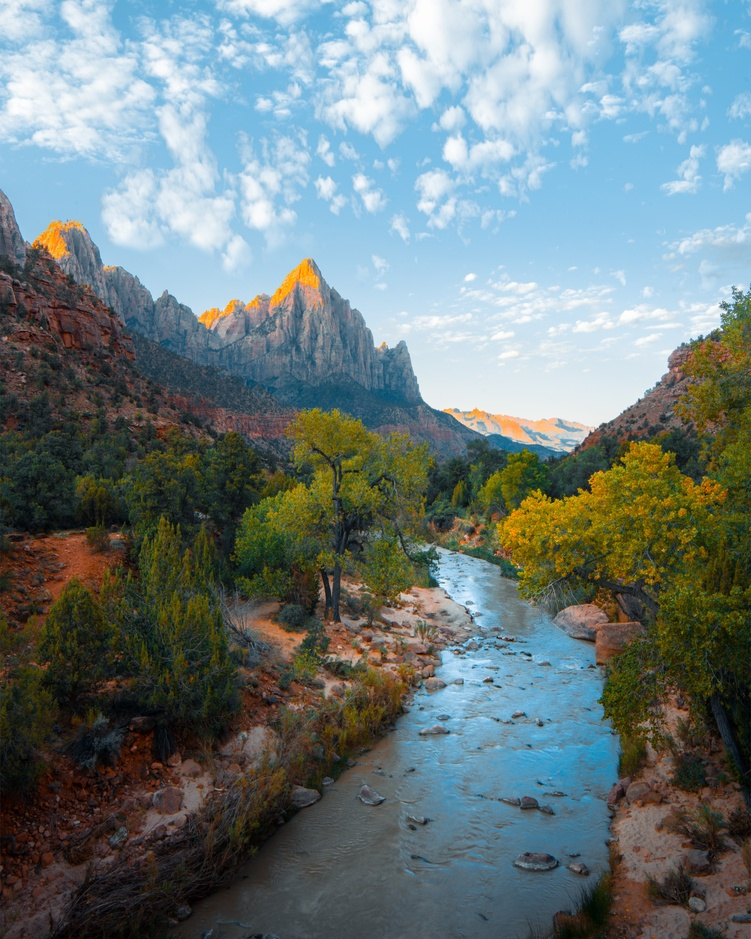
#> input picture images/michael.jpg, 751 x 939 px, shrunk from 4664 x 5830 before the run
$ jupyter execute Image_Clustering.ipynb
#> lines starting #> are read from the running program, lines starting #| are printed output that depends on the picture
# K_means:

 **K-means Clustering:**

 K-means is a popular unsupervised machine learning algorithm used for clustering and grouping data points into distinct clusters. The algorithm aims to partition a dataset into K clusters, where each data point belongs to the cluster with the nearest mean (centroid). It iteratively refines the cluster assignments and centroids until convergence.

**K-means Clustering for Image Segmentation:**

K-means clustering can also be applied to segment images into distinct regions based on color similarity. In this context, each pixel's color values are treated as feature vectors, and the K-means algorithm groups pixels with similar colors into clusters. This approach can effectively segment an image into regions that share similar color characteristics.

The steps for applying K-means clustering to image segmentation are as follows:
1. ***Load the image***
2. ***Convert the image into an array of pixel values.***
3. ***Choose a number 'k' of cluster centers, in this case, 'k' equals 6.***
4. ***Apply the K-means algorithm to the pixel data using the 'k' cluster centers.***
5. ***Repeat steps 3-4 until the cluster centers no longer significantly change or a maximum number of iterations is reached.***
6. ***Assign each pixel to its closest group based on the distance between the pixel and the cluster centers.***
7. ***Visualize the results by coloring each group with a different color.***

**Importing the basic librarires**

[cell 1]
import numpy as np
import matplotlib.pyplot as plt
from sklearn.cluster import KMeans
from PIL import Image

**Load the image**

[cell 2]
image = np.array(Image.open("images/michael.jpg"))
#> image is the input picture: shape (939, 751, 3); mean R, G, B 108.7, 123.1, 123.9

**Display the image**

[cell 3]
plt.imshow(image)
plt.show()

**Convert the image into a pixel array**

[cell 4]
pixel_valus = image.reshape(-1,3)

**Apply K-means with 6 cluster centers**

[cell 5]
kmeans = KMeans(n_clusters=6 ,random_state=0)
kmeans.fit(pixel_valus)

**Assign each pixel to its nearest group**

[cell 6]
segmented_image = kmeans.cluster_centers_[kmeans.labels_]

**Restore the image to its original form**

[cell 7]
segmented_image = segmented_image.reshape(image.shape)

**Display the results**

[cell 8]
fig,ax = plt.subplots(1 ,2 )
ax[0].imshow(image.astype('uint8'))
ax[0].set_title('Image Original')
ax[1].imshow(segmented_image.astype('uint8'))
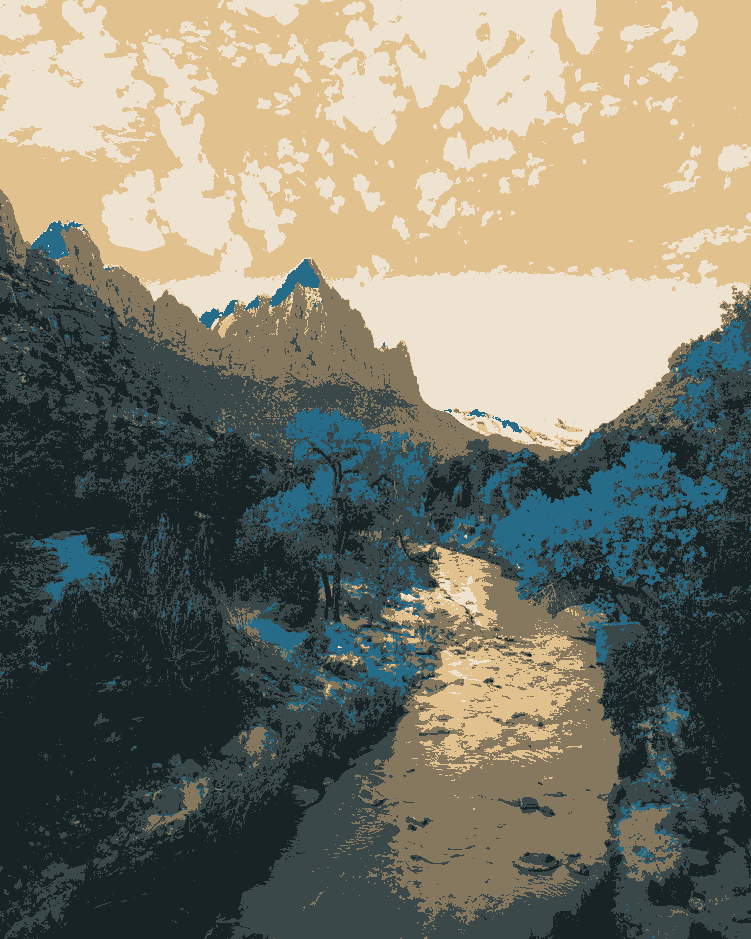
#> segmented_image: shape (939, 751, 3) float64; mean of channels 0, 1, 2 108.7, 123.2, 123.9; drawn as B, G, R
ax[1].set_title('Image Segmented')
plt.show()
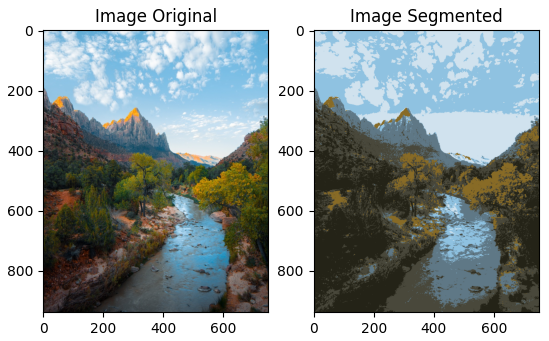
#> figure drawn by matplotlib, 2 panels

# CHA (Classification Hiérarchique Ascendante):

**Hierarchical Agglomerative Clustering (HAC)**

 is an unsupervised machine learning algorithm used for grouping data points into hierarchical structures. It builds a tree-like structure of clusters, where each node represents a cluster of data points. HAC starts with each data point as its own cluster and iteratively merges clusters together based on similarity, creating a hierarchy of clusters.

**Importing the basic librarires**

[cell 9]
import numpy as np
import cv2
from scipy.spatial.distance import pdist,squareform
from scipy.cluster.hierarchy import linkage,fcluster
import matplotlib.pyplot as plt

**Load the image and convert it to grayscale**

[cell 10]
image = cv2.imread("images/nature.jpg")
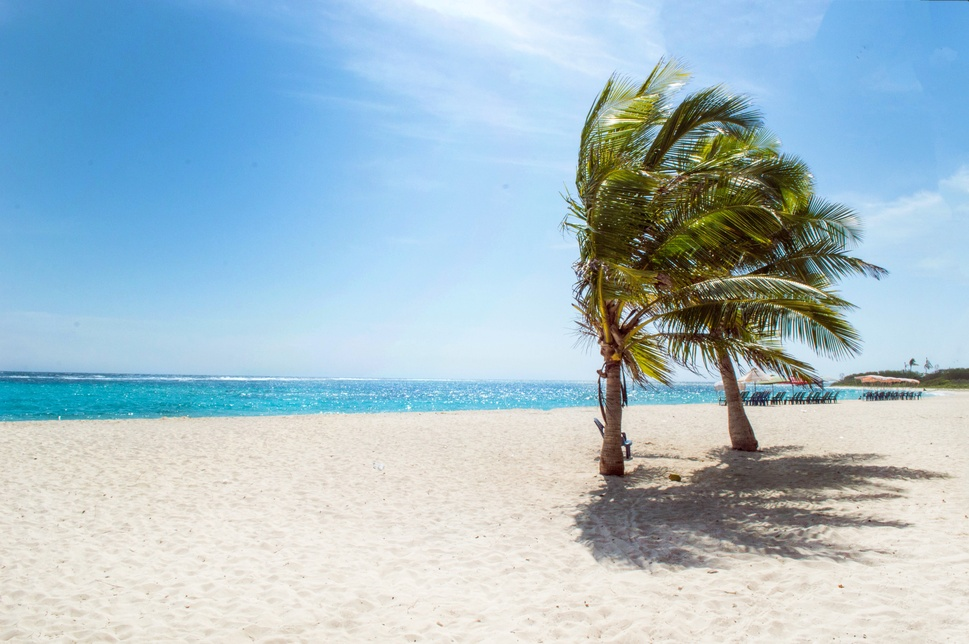
#> input picture images/nature.jpg, 969 x 644 px, shrunk from 6016 x 4000 before the run
#> image is the input picture: shape (644, 969, 3); mean B, G, R 201.6, 189.8, 165.5
gray = cv2.cvtColor(image , cv2.COLOR_BGR2GRAY)
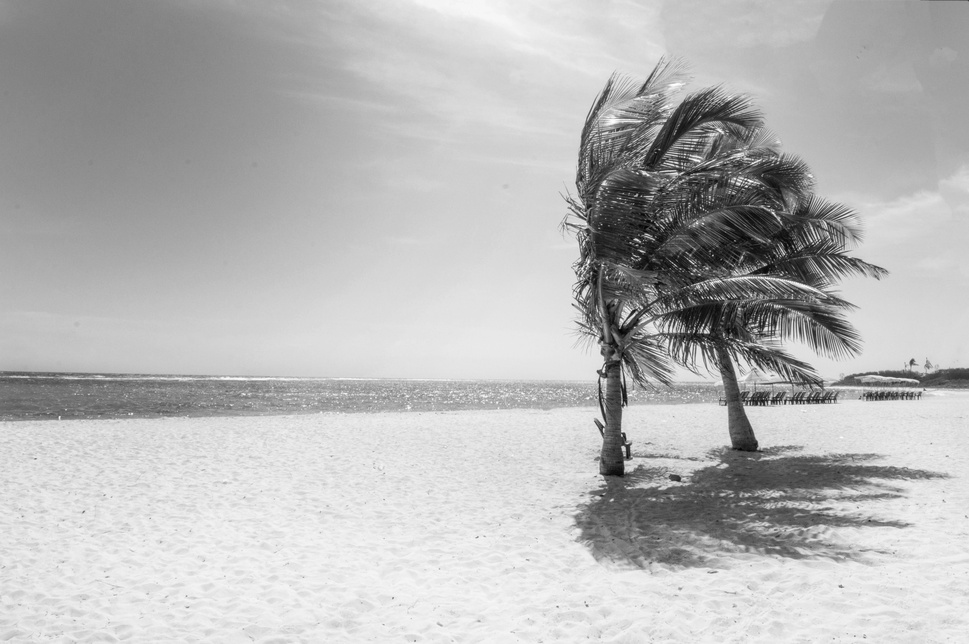
#> gray: shape (644, 969); min 3, max 255, mean 183.9

**Display the image**

[cell 11]
plt.imshow(image)
plt.axis('off')
plt.show()

**Apply the CHA algorithm to find 6 regions**

[cell 12]
from skimage import io,segmentation ,color
from skimage import segmentation

labels = segmentation.slic(image , n_segments=6 ,compactness=10 ,sigma=1)
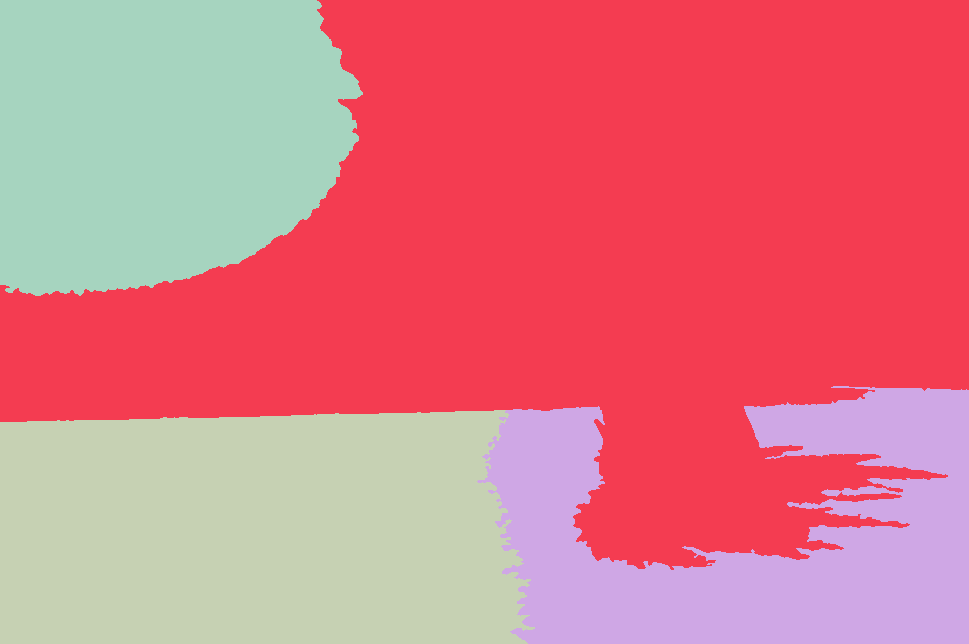
#> labels: shape (644, 969) int64; 4 distinct labels, from 1 to 4; one colour per label, 0 black

**Display the results**

[cell 13]
out =color.label2rgb(labels , image ,kind='avg')
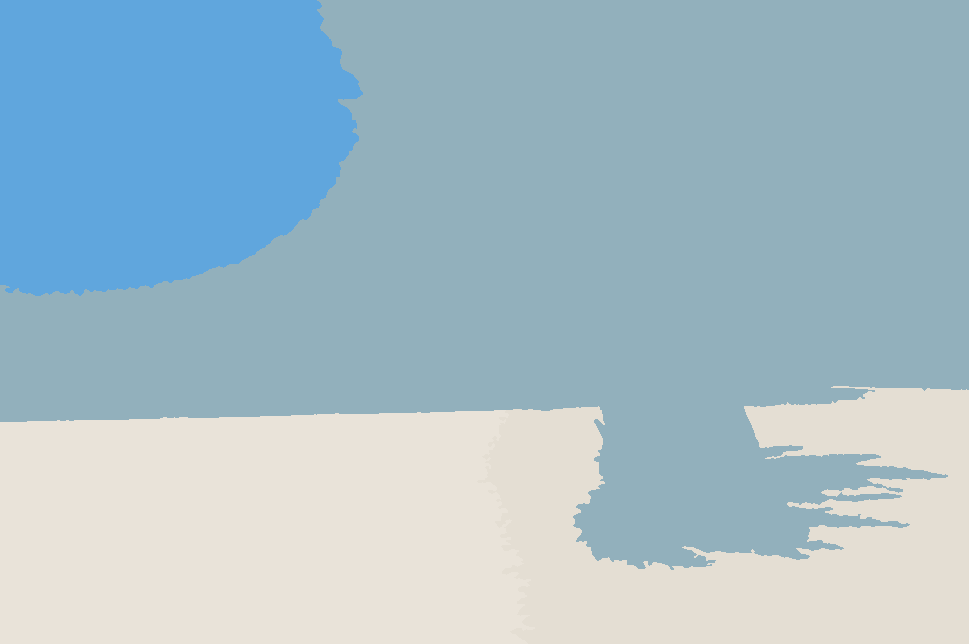
#> out: shape (644, 969, 3); mean B, G, R 201, 189.6, 164.8
plt.imshow(out)
plt.show()
